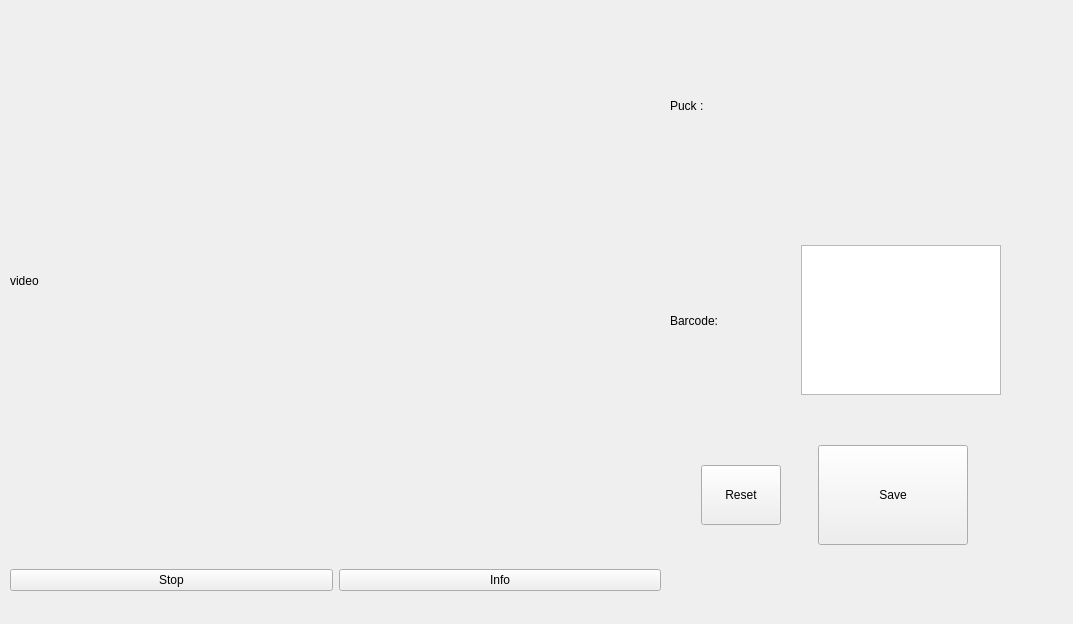
<?xml version="1.0" encoding="UTF-8"?>
<ui version="4.0">
 <class>MainWindow</class>
 <widget class="QMainWindow" name="MainWindow">
  <property name="geometry">
   <rect>
    <x>0</x>
    <y>0</y>
    <width>1073</width>
    <height>624</height>
   </rect>
  </property>
  <property name="windowTitle">
   <string>PuckAutoLoad</string>
  </property>
  <widget class="QWidget" name="centralwidget">
   <widget class="QWidget" name="verticalLayoutWidget">
    <property name="geometry">
     <rect>
      <x>10</x>
      <y>10</y>
      <width>651</width>
      <height>541</height>
     </rect>
    </property>
    <layout class="QVBoxLayout" name="verticalLayout">
     <item>
      <widget class="QLabel" name="video_label">
       <property name="text">
        <string>video</string>
       </property>
      </widget>
     </item>
    </layout>
   </widget>
   <widget class="QWidget" name="horizontalLayoutWidget">
    <property name="geometry">
     <rect>
      <x>10</x>
      <y>560</y>
      <width>651</width>
      <height>41</height>
     </rect>
    </property>
    <layout class="QHBoxLayout" name="horizontalLayout">
     <item>
      <widget class="QPushButton" name="play_btn">
       <property name="text">
        <string>Stop</string>
       </property>
      </widget>
     </item>
     <item>
      <widget class="QPushButton" name="info_btn">
       <property name="text">
        <string>Info</string>
       </property>
      </widget>
     </item>
    </layout>
   </widget>
   <widget class="QWidget" name="horizontalLayoutWidget_2">
    <property name="geometry">
     <rect>
      <x>670</x>
      <y>10</y>
      <width>331</width>
      <height>191</height>
     </rect>
    </property>
    <layout class="QHBoxLayout" name="horizontalLayout_2">
     <item>
      <widget class="QLabel" name="puck_position_label">
       <property name="minimumSize">
        <size>
         <width>111</width>
         <height>0</height>
        </size>
       </property>
       <property name="text">
        <string>Puck : </string>
       </property>
       <property name="margin">
        <number>30</number>
       </property>
      </widget>
     </item>
     <item>
      <widget class="QLabel" name="new_puck_position_label">
       <property name="text">
        <string/>
       </property>
      </widget>
     </item>
    </layout>
   </widget>
   <widget class="QWidget" name="horizontalLayoutWidget_3">
    <property name="geometry">
     <rect>
      <x>670</x>
      <y>220</y>
      <width>331</width>
      <height>201</height>
     </rect>
    </property>
    <layout class="QHBoxLayout" name="horizontalLayout_3">
     <item>
      <widget class="QLabel" name="barcode_label">
       <property name="enabled">
        <bool>true</bool>
       </property>
       <property name="minimumSize">
        <size>
         <width>111</width>
         <height>100</height>
        </size>
       </property>
       <property name="text">
        <string>Barcode: </string>
       </property>
       <property name="margin">
        <number>50</number>
       </property>
      </widget>
     </item>
     <item>
      <widget class="QTextEdit" name="barcode_text">
       <property name="sizePolicy">
        <sizepolicy hsizetype="Expanding" vsizetype="Expanding">
         <horstretch>0</horstretch>
         <verstretch>0</verstretch>
        </sizepolicy>
       </property>
       <property name="maximumSize">
        <size>
         <width>200</width>
         <height>150</height>
        </size>
       </property>
       <property name="cursor" stdset="0">
        <cursorShape>ArrowCursor</cursorShape>
       </property>
      </widget>
     </item>
    </layout>
   </widget>
   <widget class="QWidget" name="horizontalLayoutWidget_4">
    <property name="geometry">
     <rect>
      <x>670</x>
      <y>440</y>
      <width>331</width>
      <height>111</height>
     </rect>
    </property>
    <layout class="QHBoxLayout" name="horizontalLayout_4">
     <item>
      <widget class="QPushButton" name="reset_btn">
       <property name="sizePolicy">
        <sizepolicy hsizetype="Fixed" vsizetype="Fixed">
         <horstretch>0</horstretch>
         <verstretch>0</verstretch>
        </sizepolicy>
       </property>
       <property name="minimumSize">
        <size>
         <width>60</width>
         <height>60</height>
        </size>
       </property>
       <property name="text">
        <string>Reset</string>
       </property>
      </widget>
     </item>
     <item>
      <widget class="QPushButton" name="save_btn">
       <property name="sizePolicy">
        <sizepolicy hsizetype="Fixed" vsizetype="Fixed">
         <horstretch>0</horstretch>
         <verstretch>0</verstretch>
        </sizepolicy>
       </property>
       <property name="minimumSize">
        <size>
         <width>150</width>
         <height>100</height>
        </size>
       </property>
       <property name="text">
        <string>Save</string>
       </property>
      </widget>
     </item>
    </layout>
   </widget>
   <widget class="QLabel" name="notice_label">
    <property name="geometry">
     <rect>
      <x>670</x>
      <y>560</y>
      <width>321</width>
      <height>31</height>
     </rect>
    </property>
    <property name="text">
     <string/>
    </property>
   </widget>
  </widget>
 </widget>
 <resources/>
 <connections/>
</ui>
